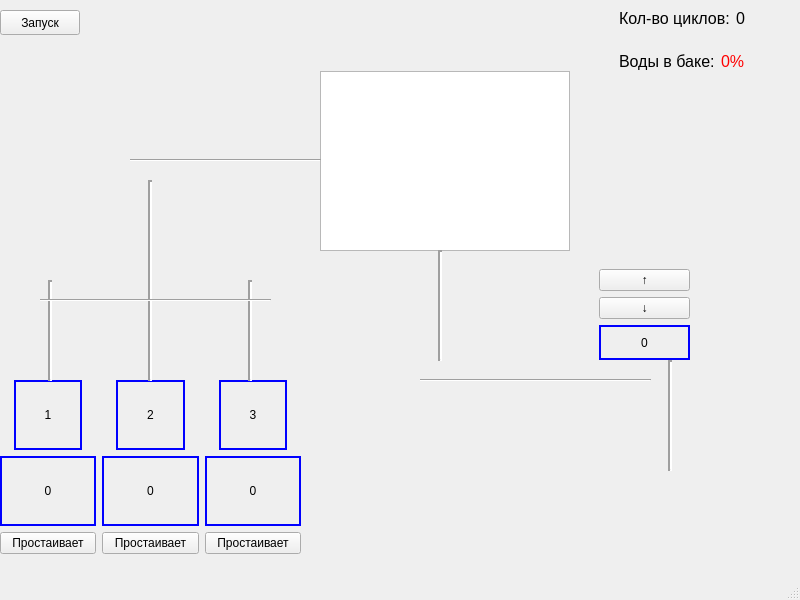
<?xml version="1.0" encoding="UTF-8"?>
<ui version="4.0">
 <class>MainWindow</class>
 <widget class="QMainWindow" name="MainWindow">
  <property name="geometry">
   <rect>
    <x>0</x>
    <y>0</y>
    <width>800</width>
    <height>600</height>
   </rect>
  </property>
  <property name="sizePolicy">
   <sizepolicy hsizetype="Fixed" vsizetype="Fixed">
    <horstretch>0</horstretch>
    <verstretch>0</verstretch>
   </sizepolicy>
  </property>
  <property name="minimumSize">
   <size>
    <width>800</width>
    <height>600</height>
   </size>
  </property>
  <property name="maximumSize">
   <size>
    <width>800</width>
    <height>600</height>
   </size>
  </property>
  <property name="windowTitle">
   <string>Application</string>
  </property>
  <widget class="QWidget" name="centralwidget">
   <widget class="QWidget" name="horizontalLayoutWidget_2">
    <property name="geometry">
     <rect>
      <x>0</x>
      <y>380</y>
      <width>301</width>
      <height>174</height>
     </rect>
    </property>
    <layout class="QHBoxLayout" name="horizontalLayout_3">
     <item>
      <layout class="QVBoxLayout" name="verticalLayout">
       <item>
        <layout class="QHBoxLayout" name="horizontalLayout" stretch="1,5,1">
         <item>
          <spacer name="horizontalSpacer_2">
           <property name="orientation">
            <enum>Qt::Horizontal</enum>
           </property>
           <property name="sizeHint" stdset="0">
            <size>
             <width>40</width>
             <height>20</height>
            </size>
           </property>
          </spacer>
         </item>
         <item>
          <widget class="QLabel" name="label">
           <property name="styleSheet">
            <string notr="true">QLabel {
	border-style: solid;
	border-width: 2px;
	border-color: blue;
}</string>
           </property>
           <property name="text">
            <string>1</string>
           </property>
           <property name="alignment">
            <set>Qt::AlignCenter</set>
           </property>
          </widget>
         </item>
         <item>
          <spacer name="horizontalSpacer">
           <property name="orientation">
            <enum>Qt::Horizontal</enum>
           </property>
           <property name="sizeHint" stdset="0">
            <size>
             <width>40</width>
             <height>20</height>
            </size>
           </property>
          </spacer>
         </item>
        </layout>
       </item>
       <item>
        <widget class="QLabel" name="pump1Stats">
         <property name="styleSheet">
          <string notr="true">QLabel {
	border-style: solid;
	border-width: 2px;
	border-color: blue;
}</string>
         </property>
         <property name="text">
          <string>0</string>
         </property>
         <property name="alignment">
          <set>Qt::AlignCenter</set>
         </property>
        </widget>
       </item>
       <item>
        <widget class="QPushButton" name="pump1Status">
         <property name="text">
          <string>Простаивает</string>
         </property>
        </widget>
       </item>
      </layout>
     </item>
     <item>
      <layout class="QVBoxLayout" name="verticalLayout_4">
       <item>
        <layout class="QHBoxLayout" name="horizontalLayout_5" stretch="1,5,1">
         <item>
          <spacer name="horizontalSpacer_7">
           <property name="orientation">
            <enum>Qt::Horizontal</enum>
           </property>
           <property name="sizeHint" stdset="0">
            <size>
             <width>40</width>
             <height>20</height>
            </size>
           </property>
          </spacer>
         </item>
         <item>
          <widget class="QLabel" name="label_7">
           <property name="styleSheet">
            <string notr="true">QLabel {
	border-style: solid;
	border-width: 2px;
	border-color: blue;
}</string>
           </property>
           <property name="text">
            <string>2</string>
           </property>
           <property name="alignment">
            <set>Qt::AlignCenter</set>
           </property>
          </widget>
         </item>
         <item>
          <spacer name="horizontalSpacer_8">
           <property name="orientation">
            <enum>Qt::Horizontal</enum>
           </property>
           <property name="sizeHint" stdset="0">
            <size>
             <width>40</width>
             <height>20</height>
            </size>
           </property>
          </spacer>
         </item>
        </layout>
       </item>
       <item>
        <widget class="QLabel" name="pump2Stats">
         <property name="styleSheet">
          <string notr="true">QLabel {
	border-style: solid;
	border-width: 2px;
	border-color: blue;
}</string>
         </property>
         <property name="text">
          <string>0</string>
         </property>
         <property name="alignment">
          <set>Qt::AlignCenter</set>
         </property>
        </widget>
       </item>
       <item>
        <widget class="QPushButton" name="pump2Status">
         <property name="text">
          <string>Простаивает</string>
         </property>
        </widget>
       </item>
      </layout>
     </item>
     <item>
      <layout class="QVBoxLayout" name="verticalLayout_5">
       <item>
        <layout class="QHBoxLayout" name="horizontalLayout_6" stretch="1,5,1">
         <item>
          <spacer name="horizontalSpacer_9">
           <property name="orientation">
            <enum>Qt::Horizontal</enum>
           </property>
           <property name="sizeHint" stdset="0">
            <size>
             <width>40</width>
             <height>20</height>
            </size>
           </property>
          </spacer>
         </item>
         <item>
          <widget class="QLabel" name="label_9">
           <property name="styleSheet">
            <string notr="true">QLabel {
	border-style: solid;
	border-width: 2px;
	border-color: blue;
}</string>
           </property>
           <property name="text">
            <string>3</string>
           </property>
           <property name="alignment">
            <set>Qt::AlignCenter</set>
           </property>
          </widget>
         </item>
         <item>
          <spacer name="horizontalSpacer_10">
           <property name="orientation">
            <enum>Qt::Horizontal</enum>
           </property>
           <property name="sizeHint" stdset="0">
            <size>
             <width>40</width>
             <height>20</height>
            </size>
           </property>
          </spacer>
         </item>
        </layout>
       </item>
       <item>
        <widget class="QLabel" name="pump3Stats">
         <property name="styleSheet">
          <string notr="true">QLabel {
	border-style: solid;
	border-width: 2px;
	border-color: blue;
}</string>
         </property>
         <property name="text">
          <string>0</string>
         </property>
         <property name="alignment">
          <set>Qt::AlignCenter</set>
         </property>
        </widget>
       </item>
       <item>
        <widget class="QPushButton" name="pump3Status">
         <property name="text">
          <string>Простаивает</string>
         </property>
        </widget>
       </item>
      </layout>
     </item>
    </layout>
   </widget>
   <widget class="QPushButton" name="startButton">
    <property name="geometry">
     <rect>
      <x>0</x>
      <y>10</y>
      <width>80</width>
      <height>25</height>
     </rect>
    </property>
    <property name="text">
     <string>Запуск</string>
    </property>
   </widget>
   <widget class="QGraphicsView" name="graphicsView">
    <property name="geometry">
     <rect>
      <x>320</x>
      <y>71</y>
      <width>250</width>
      <height>180</height>
     </rect>
    </property>
   </widget>
   <widget class="Line" name="line">
    <property name="geometry">
     <rect>
      <x>30</x>
      <y>280</y>
      <width>41</width>
      <height>101</height>
     </rect>
    </property>
    <property name="styleSheet">
     <string notr="true">QFrame[frameShape=&quot;4&quot;],
QFrame[frameShape=&quot;5&quot;]
{
    border: none;
    background: blue;
}
</string>
    </property>
    <property name="lineWidth">
     <number>2</number>
    </property>
    <property name="orientation">
     <enum>Qt::Vertical</enum>
    </property>
   </widget>
   <widget class="Line" name="line_2">
    <property name="geometry">
     <rect>
      <x>130</x>
      <y>180</y>
      <width>41</width>
      <height>201</height>
     </rect>
    </property>
    <property name="styleSheet">
     <string notr="true">QFrame[frameShape=&quot;4&quot;],
QFrame[frameShape=&quot;5&quot;]
{
    border: none;
    background: blue;
}
</string>
    </property>
    <property name="lineWidth">
     <number>2</number>
    </property>
    <property name="orientation">
     <enum>Qt::Vertical</enum>
    </property>
   </widget>
   <widget class="Line" name="line_3">
    <property name="geometry">
     <rect>
      <x>230</x>
      <y>280</y>
      <width>41</width>
      <height>101</height>
     </rect>
    </property>
    <property name="styleSheet">
     <string notr="true">QFrame[frameShape=&quot;4&quot;],
QFrame[frameShape=&quot;5&quot;]
{
    border: none;
    background: blue;
}
</string>
    </property>
    <property name="lineWidth">
     <number>2</number>
    </property>
    <property name="orientation">
     <enum>Qt::Vertical</enum>
    </property>
   </widget>
   <widget class="Line" name="line_4">
    <property name="geometry">
     <rect>
      <x>40</x>
      <y>280</y>
      <width>231</width>
      <height>41</height>
     </rect>
    </property>
    <property name="styleSheet">
     <string notr="true">QFrame[frameShape=&quot;4&quot;],
QFrame[frameShape=&quot;5&quot;]
{
    border: none;
    background: blue;
}
</string>
    </property>
    <property name="orientation">
     <enum>Qt::Horizontal</enum>
    </property>
   </widget>
   <widget class="Line" name="line_5">
    <property name="geometry">
     <rect>
      <x>130</x>
      <y>140</y>
      <width>191</width>
      <height>41</height>
     </rect>
    </property>
    <property name="styleSheet">
     <string notr="true">QFrame[frameShape=&quot;4&quot;],
QFrame[frameShape=&quot;5&quot;]
{
    border: none;
    background: blue;
}
</string>
    </property>
    <property name="orientation">
     <enum>Qt::Horizontal</enum>
    </property>
   </widget>
   <widget class="Line" name="line_6">
    <property name="geometry">
     <rect>
      <x>420</x>
      <y>250</y>
      <width>41</width>
      <height>111</height>
     </rect>
    </property>
    <property name="styleSheet">
     <string notr="true">QFrame[frameShape=&quot;4&quot;],
QFrame[frameShape=&quot;5&quot;]
{
    border: none;
    background: blue;
}
</string>
    </property>
    <property name="lineWidth">
     <number>2</number>
    </property>
    <property name="orientation">
     <enum>Qt::Vertical</enum>
    </property>
   </widget>
   <widget class="Line" name="line_7">
    <property name="geometry">
     <rect>
      <x>420</x>
      <y>360</y>
      <width>231</width>
      <height>41</height>
     </rect>
    </property>
    <property name="styleSheet">
     <string notr="true">QFrame[frameShape=&quot;4&quot;],
QFrame[frameShape=&quot;5&quot;]
{
    border: none;
    background: blue;
}
</string>
    </property>
    <property name="orientation">
     <enum>Qt::Horizontal</enum>
    </property>
   </widget>
   <widget class="Line" name="line_8">
    <property name="geometry">
     <rect>
      <x>650</x>
      <y>360</y>
      <width>41</width>
      <height>111</height>
     </rect>
    </property>
    <property name="styleSheet">
     <string notr="true">QFrame[frameShape=&quot;4&quot;],
QFrame[frameShape=&quot;5&quot;]
{
    border: none;
    background: blue;
}
</string>
    </property>
    <property name="lineWidth">
     <number>2</number>
    </property>
    <property name="orientation">
     <enum>Qt::Vertical</enum>
    </property>
   </widget>
   <widget class="QWidget" name="verticalLayoutWidget_4">
    <property name="geometry">
     <rect>
      <x>599</x>
      <y>269</y>
      <width>91</width>
      <height>91</height>
     </rect>
    </property>
    <layout class="QVBoxLayout" name="verticalLayout_6">
     <item>
      <widget class="QPushButton" name="valveUpButton">
       <property name="font">
        <font>
         <bold>false</bold>
        </font>
       </property>
       <property name="text">
        <string>↑</string>
       </property>
      </widget>
     </item>
     <item>
      <widget class="QPushButton" name="valveDownButton">
       <property name="text">
        <string>↓</string>
       </property>
      </widget>
     </item>
     <item>
      <widget class="QLabel" name="valveLabel">
       <property name="styleSheet">
        <string notr="true">QLabel {
	border-style: solid;
	border-width: 2px;
	border-color: blue;
}</string>
       </property>
       <property name="text">
        <string>0</string>
       </property>
       <property name="alignment">
        <set>Qt::AlignCenter</set>
       </property>
      </widget>
     </item>
    </layout>
   </widget>
   <widget class="QWidget" name="verticalLayoutWidget_5">
    <property name="geometry">
     <rect>
      <x>619</x>
      <y>0</y>
      <width>181</width>
      <height>80</height>
     </rect>
    </property>
    <layout class="QVBoxLayout" name="verticalLayout_7">
     <item>
      <layout class="QHBoxLayout" name="horizontalLayout_8">
       <item>
        <widget class="QLabel" name="label_12">
         <property name="font">
          <font>
           <pointsize>12</pointsize>
          </font>
         </property>
         <property name="text">
          <string>Кол-во циклов:</string>
         </property>
        </widget>
       </item>
       <item>
        <widget class="QLabel" name="iterationLabel">
         <property name="font">
          <font>
           <pointsize>12</pointsize>
          </font>
         </property>
         <property name="text">
          <string>0</string>
         </property>
        </widget>
       </item>
      </layout>
     </item>
     <item>
      <layout class="QHBoxLayout" name="horizontalLayout_9">
       <item>
        <widget class="QLabel" name="label_14">
         <property name="font">
          <font>
           <pointsize>12</pointsize>
          </font>
         </property>
         <property name="text">
          <string>Воды в баке:</string>
         </property>
        </widget>
       </item>
       <item>
        <widget class="QLabel" name="waterLevelLabel">
         <property name="font">
          <font>
           <pointsize>12</pointsize>
          </font>
         </property>
         <property name="styleSheet">
          <string notr="true">QLabel {
	color: red;
}</string>
         </property>
         <property name="text">
          <string>0%</string>
         </property>
        </widget>
       </item>
      </layout>
     </item>
    </layout>
   </widget>
  </widget>
  <widget class="QMenuBar" name="menubar">
   <property name="geometry">
    <rect>
     <x>0</x>
     <y>0</y>
     <width>800</width>
     <height>22</height>
    </rect>
   </property>
  </widget>
  <widget class="QStatusBar" name="statusbar"/>
 </widget>
 <resources/>
 <connections/>
</ui>
